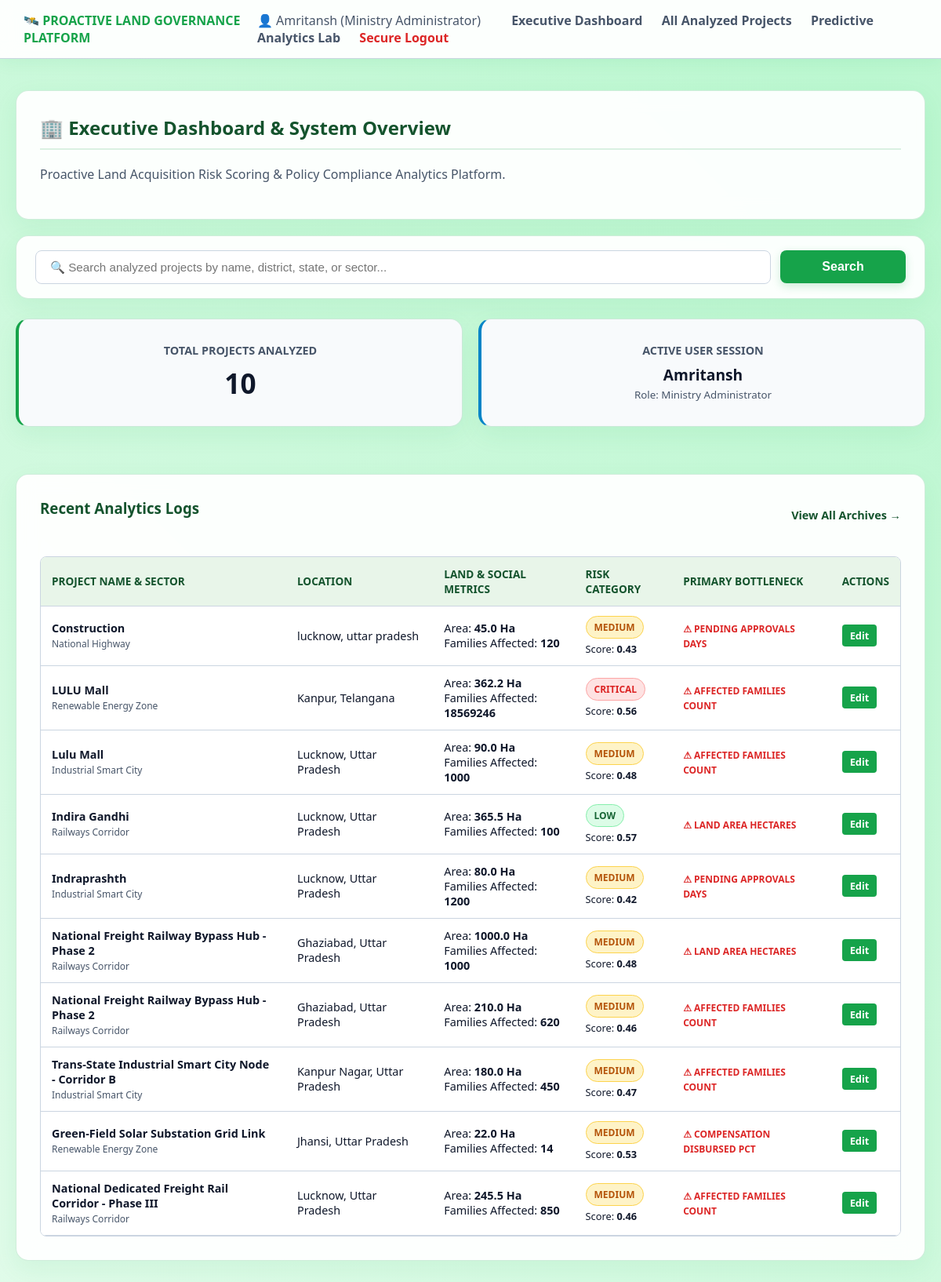
The app's page /dashboard (signed in) with its own data.
### tables this page shows
CREATE TABLE land_projects (
            id INTEGER PRIMARY KEY AUTOINCREMENT,
            project_name TEXT NOT NULL,
            project_type TEXT,
            district TEXT,
            state TEXT,
            land_area_hectares REAL,
            affected_families_count INTEGER,
            compensation_disbursed_pct REAL,
            pending_approvals_days INTEGER,
            legal_disputes_count INTEGER,
            possession_status_pct REAL,
            rehabilitation_progress_pct REAL,
            stakeholder_responsiveness_score REAL,
            historical_admin_performance REAL,
            documentation_incomplete_pct REAL,
            risk_score REAL,
            risk_category TEXT,
            sec4_prob REAL,
            sec11_prob REAL,
            sec23_prob REAL,
            primary_driver TEXT,
            created_at TIMESTAMP DEFAULT CURRENT_TIMESTAMP
        );

### app.py (the view)
@app.route("/")
@app.route("/dashboard")
def dashboard():
    if "user" not in session:
        return redirect(url_for("login"))
    query = request.args.get("q", "").strip()
    total_evals = db.fetch_total_count()
    if query:
        recent_searches = db.search_project_records(query)
    else:
        recent_searches = db.fetch_all_project_records(limit=10)
    return render_template("dashboard.html", total_count=total_evals, searches=recent_searches, search_query=query)

### database.py (called while the page is built)
def fetch_all_project_records(limit=10):
    conn = sqlite3.connect(DB_FILE)
    conn.row_factory = sqlite3.Row
    cursor = conn.cursor()
    cursor.execute('SELECT * FROM land_projects ORDER BY created_at DESC LIMIT ?', (limit,))
    records = cursor.fetchall()
    conn.close()
    return records

def fetch_total_count():
    conn = sqlite3.connect(DB_FILE)
    cursor = conn.cursor()
    cursor.execute('SELECT COUNT(*) FROM land_projects')
    count = cursor.fetchone()[0]
    conn.close()
    return count

### templates/dashboard.html (shortened to what this page needs)
{% extends "base.html" %}
{% block content %}
<div class="card" style="margin-bottom: 20px;">
    <h2>🏢 Executive Dashboard & System Overview</h2>
    <p style="color: var(--text-muted); margin-top: 5px;">
        Proactive Land Acquisition Risk Scoring & Policy Compliance Analytics Platform.
    </p>
</div>
<div class="card" style="margin-bottom: 25px; padding: 18px 24px;">
    <form method="GET" action="{{ url_for('dashboard') }}" style="display: flex; gap: 12px; align-items: center; width: 100%;">
        <div style="flex-grow: 1; position: relative;">
            <input
                type="text"
                id="dashboardSearchInput"
                name="q"
                value="{{ search_query if search_query else '' }}"
                placeholder="🔍 Search analyzed projects by name, district, state, or sector..."
                style="width: 100%; padding: 12px 18px; border: 1px solid #cbd5e1; border-radius: 8px; font-size: 0.95rem; outline: none; box-sizing: border-box;"
                onkeyup="filterDashboardTable()"
            >
        </div>
        <button
            type="submit"
            style="flex-shrink: 0; min-width: 120px; max-width: 160px; padding: 12px 20px; background-color: var(--accent-green, #16a34a); color: white; border: none; border-radius: 8px; font-weight: 600; cursor: pointer; white-space: nowrap; margin-top: 0;"
        >
            Search
        </button>
    </form>
</div>
<div style="display: grid; grid-template-columns: repeat(auto-fit, minmax(250px, 1fr)); gap: 20px; margin-bottom: 30px;">
    <div class="card" style="text-align: center; background: #f8fafc; border-left: 4px solid var(--accent-green);">
        <h3 style="color: var(--text-muted); font-size: 0.9rem; margin-bottom: 8px;">TOTAL PROJECTS ANALYZED</h3>
        <p style="font-size: 2.2rem; font-weight: 800; color: #0f172a; margin: 0;">{{ total_count }}</p>
    </div>
    <div class="card" style="text-align: center; background: #f8fafc; border-left: 4px solid #0284c7;">
        <h3 style="color: var(--text-muted); font-size: 0.9rem; margin-bottom: 8px;">ACTIVE USER SESSION</h3>
        <p style="font-size: 1.2rem; font-weight: 700; color: #0f172a; margin: 8px 0 0 0;">{{ session.get('user') }}</p>
        <small style="color: var(--text-muted);">Role: {{ session.get('role') }}</small>
    </div>
</div>
<div class="card">
    <div style="display: flex; justify-content: space-between; align-items: center; margin-bottom: 20px;">
        <h3>Recent Analytics Logs {% if search_query %}(Filtered by: "{{ search_query }}"){% endif %}</h3>
        <a href="{{ url_for('view_projects') }}" style="color: var(--header-green); text-decoration: none; font-weight: 600; font-size: 0.9rem;">View All Archives →</a>
    </div>
    <div style="overflow-x: auto;">
        <table id="projectsTable">
            <thead>
                <tr>
                    <th>Project Name & Sector</th>
                    <th>Location</th>
                    <th>Land & Social Metrics</th>
                    <th>Risk Category</th>
                    <th>Primary Bottleneck</th>
                    <th>Actions</th>
                </tr>
            </thead>
            <tbody>
                {% for p in searches %}
                <tr class="project-row">
                    <td class="searchable-text">
                        <strong>{{ p['project_name'] }}</strong><br>
                        <small style="color: var(--text-muted);">{{ p['project_type'] }}</small>
                    </td>
                    <td class="searchable-text">
                        {{ p['district'] }}, {{ p['state'] }}
                    </td>
                    <td>
                        Area: <strong>{{ p['land_area_hectares'] }} Ha</strong><br>
                        Families Affected: <strong>{{ p['affected_families_count'] }}</strong>
                    </td>
                    <td>
                        <span class="badge badge-{{ p['risk_category'] }}">{{ p['risk_category'] }}</span>
                        <div style="font-size: 0.8rem; margin-top: 4px;">Score: <strong>{{ p['risk_score'] }}</strong></div>
                    </td>
                    <td>
                        <small style="color:#dc2626; font-weight:700;">⚠ {{ p['primary_driver'] }}</small>
                    </td>
                    <td>
                        <a href="{{ url_for('edit_project', project_id=p['id']) }}" style="display: inline-block; background-color: var(--accent-green); color: white; padding: 5px 10px; border-radius: 4px; text-decoration: none; font-size: 0.8rem; font-weight: 600;">Edit</a>
                    </td>
                </tr>
                {% else %}
                <tr id="noResultsRow">
                    <td colspan="6" style="text-align: center; color: var(--text-muted); padding: 20px;">
                        No project records match the current criteria.
                    </td>
                </tr>
                {% endfor %}
            </tbody>
        </table>
    </div>
</div>
{% endblock %}

### templates/base.html (shortened to what this page needs)
<!DOCTYPE html>
<html lang="en">
<head>
    <link rel="stylesheet" href="{{ url_for('static', filename='css/style.css') }}">
</head>
<body>
    <nav>
        <div>
            <span style="font-weight: 800; color:#16a34a;">🛰️ PROACTIVE LAND GOVERNANCE PLATFORM</span>
        </div>
        <div>
            {% if session.get('user') %}
                <span style="margin-right:15px; color:#475569;">👤 {{ session.get('user') }} ({{ session.get('role') }})</span>
                <a href="{{ url_for('dashboard') }}">Executive Dashboard</a>
                <a href="{{ url_for('view_projects') }}">All Analyzed Projects</a>
                <a href="{{ url_for('analyze') }}">Predictive Analytics Lab</a>
                <a href="{{ url_for('logout') }}" style="color: #dc2626;">Secure Logout</a>
            {% else %}
                <a href="{{ url_for('login') }}">Identity Login</a>
                <a href="{{ url_for('register') }}">Portal Registration</a>
            {% endif %}
        </div>
    </nav>
    <div class="container">
        {% block content %}{% endblock %}
    </div>
</body>
</html>

### static/css/style.css (style rules this page uses)
:root { --bg-gradient: linear-gradient(45deg, #ffffff, #f0fdf4, #bbf7d0, #f0fdf4); --card-bg: rgba(255, 255, 255, 0.94); --accent-green: #16a34a; --accent-hover: #15803d; --text-dark: #0f172a; --text-muted: #475569; --border-gray: #cbd5e1; --danger-red: #dc2626; --header-green: #14532d; }
body { font-family: 'Segoe UI', system-ui, sans-serif; background: var(--bg-gradient); background-size: 400% 400%; background-attachment: fixed; color: var(--text-dark); margin: 0; padding: 0; min-height: 100vh; animation: gradientMove 12s ease infinite; }
nav { background-color: rgba(255, 255, 255, 0.95); padding: 15px 30px; border-bottom: 1px solid var(--border-gray); display: flex; justify-content: space-between; align-items: center; box-shadow: 0 4px 20px rgba(22, 163, 74, 0.08); backdrop-filter: blur(10px); }
nav a { color: var(--text-muted); text-decoration: none; margin-left: 20px; font-weight: 600; transition: color 0.2s ease; }
.container { max-width: 1300px; margin: 40px auto; padding: 0 20px; }
.card { background-color: var(--card-bg); border: 1px solid rgba(22, 163, 74, 0.2); border-radius: 16px; padding: 30px; box-shadow: 0 10px 30px rgba(22, 163, 74, 0.08); margin-bottom: 30px; backdrop-filter: blur(12px); }
h1, h2, h3 { color: var(--header-green); margin-top: 0; }
h2 { border-bottom: 2px solid rgba(22, 163, 74, 0.15); padding-bottom: 10px; }
input, select, textarea { width: 100%; padding: 12px; background-color: #ffffff; border: 1px solid var(--border-gray); border-radius: 8px; color: var(--text-dark); box-sizing: border-box; font-size: 0.95rem; }
button { background-color: var(--accent-green); color: #ffffff; font-weight: 700; padding: 14px; border: none; border-radius: 8px; cursor: pointer; width: 100%; font-size: 1rem; box-shadow: 0 4px 12px rgba(22, 163, 74, 0.2); transition: all 0.2s ease; }
table { width: 100%; border-collapse: separate; border-spacing: 0; margin-top: 10px; border-radius: 8px; overflow: hidden; border: 1px solid var(--border-gray); }
th, td { padding: 12px 14px; text-align: left; border-bottom: 1px solid var(--border-gray); }
th { background-color: #e8f5e9; color: var(--header-green); font-weight: 700; font-size: 0.85rem; text-transform: uppercase; }
td { background-color: #ffffff; font-size: 0.9rem; }
.badge { padding: 5px 10px; border-radius: 20px; font-size: 0.75rem; font-weight: 700; display: inline-block; }
.badge-CRITICAL { background-color: #fee2e2; color: var(--danger-red); border: 1px solid #fca5a5; }
.badge-MEDIUM { background-color: #fef3c7; color: #b45309; border: 1px solid #fcd34d; }
.badge-LOW { background-color: #dcfce7; color: #166534; border: 1px solid #86efac; }

### records on screen
land_projects: project_name "Construction", project_type "National Highway", district "lucknow", state "uttar pradesh", land_area_hectares "45.0", affected_families_count "120", risk_category "MEDIUM", risk_score "0.43", primary_driver "PENDING APPROVALS DAYS"
land_projects: project_name "LULU Mall", project_type "Renewable Energy Zone", district "Kanpur", state "Telangana", land_area_hectares "362.2", affected_families_count "18569246", risk_category "CRITICAL", risk_score "0.56", primary_driver "AFFECTED FAMILIES COUNT"
land_projects: project_name "Lulu Mall", project_type "Industrial Smart City", district "Lucknow", state "Uttar Pradesh", land_area_hectares "90.0", affected_families_count "1000", risk_category "MEDIUM", risk_score "0.48", primary_driver "AFFECTED FAMILIES COUNT"
land_projects: project_name "Indira Gandhi", project_type "Railways Corridor", district "Lucknow", state "Uttar Pradesh", land_area_hectares "365.5", affected_families_count "100", risk_category "LOW", risk_score "0.57", primary_driver "LAND AREA HECTARES"
land_projects: project_name "Indraprashth", project_type "Industrial Smart City", district "Lucknow", state "Uttar Pradesh", land_area_hectares "80.0", affected_families_count "1200", risk_category "MEDIUM", risk_score "0.42", primary_driver "PENDING APPROVALS DAYS"
land_projects: project_name "National Freight Railway Bypass Hub - Phase 2", project_type "Railways Corridor", district "Ghaziabad", state "Uttar Pradesh", land_area_hectares "1000.0", affected_families_count "1000", risk_category "MEDIUM", risk_score "0.48", primary_driver "LAND AREA HECTARES"
land_projects: project_name "National Freight Railway Bypass Hub - Phase 2", project_type "Railways Corridor", district "Ghaziabad", state "Uttar Pradesh", land_area_hectares "210.0", affected_families_count "620", risk_category "MEDIUM", risk_score "0.46", primary_driver "AFFECTED FAMILIES COUNT"
land_projects: project_name "Trans-State Industrial Smart City Node - Corridor B", project_type "Industrial Smart City", district "Kanpur Nagar", state "Uttar Pradesh", land_area_hectares "180.0", affected_families_count "450", risk_category "MEDIUM", risk_score "0.47", primary_driver "AFFECTED FAMILIES COUNT"
land_projects: project_name "Green-Field Solar Substation Grid Link", project_type "Renewable Energy Zone", district "Jhansi", state "Uttar Pradesh", land_area_hectares "22.0", affected_families_count "14", risk_category "MEDIUM", risk_score "0.53", primary_driver "COMPENSATION DISBURSED PCT"
land_projects: project_name "National Dedicated Freight Rail Corridor - Phase III", project_type "Railways Corridor", district "Lucknow", state "Uttar Pradesh", land_area_hectares "245.5", affected_families_count "850", risk_category "MEDIUM", risk_score "0.46", primary_driver "AFFECTED FAMILIES COUNT"

### other values on screen
{{ session.get('user') }} "Amritansh"
{{ session.get('role') }} "Ministry Administrator"
{{ total_count }} "10"
